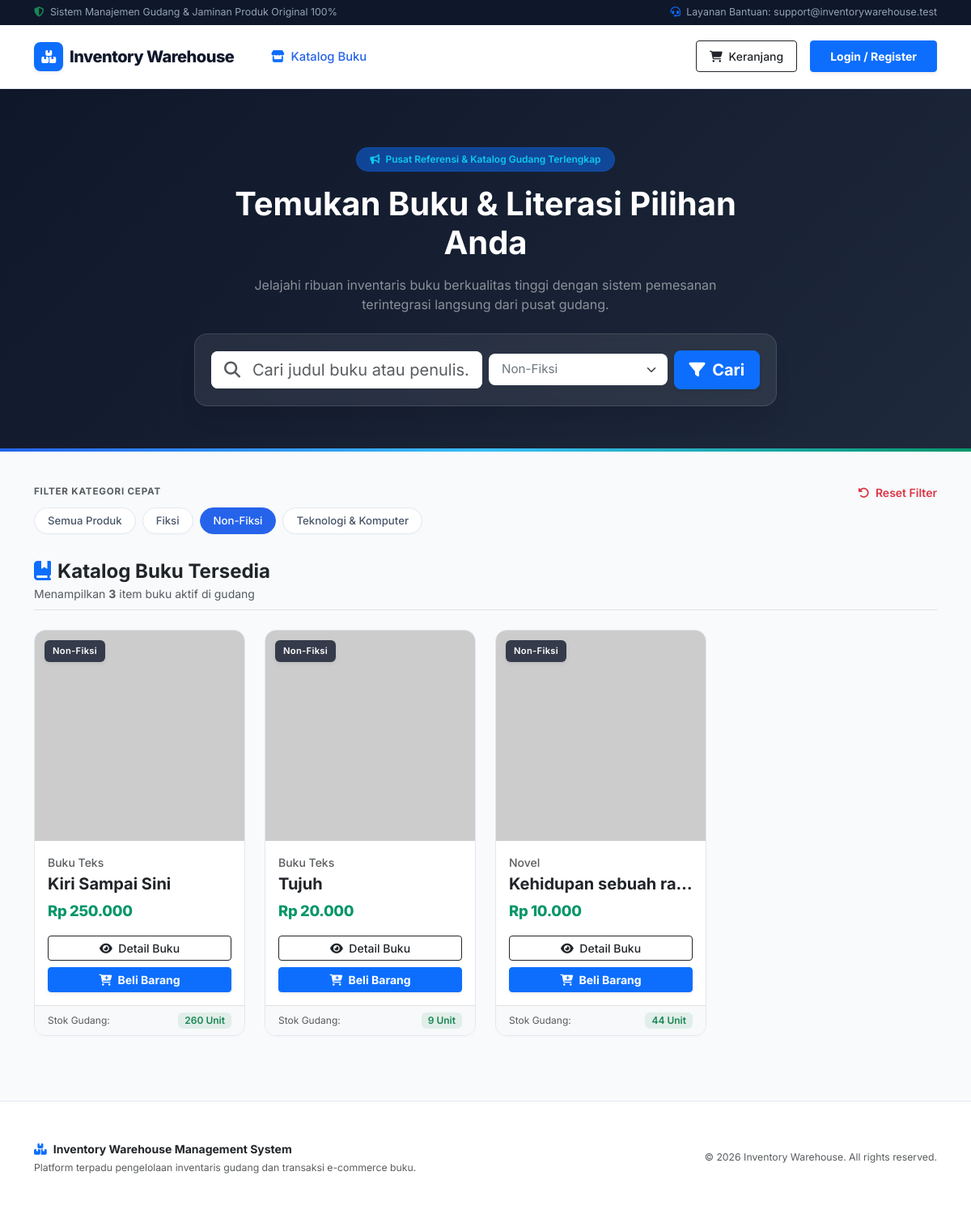
Page /index.php?kategori=2 on the committed database.
### tables this page shows
CREATE TABLE `kategori` (
  `id_kategori` int(11) NOT NULL,
  `nama_kategori` varchar(100) NOT NULL
);

CREATE TABLE `buku` (
  `id_buku` int(11) NOT NULL,
  `isbn` varchar(50) DEFAULT NULL,
  `id_kategori` int(11) NOT NULL,
  `id_jenis` int(11) NOT NULL,
  `id_supplier` int(11) NOT NULL,
  `judul_buku` varchar(200) NOT NULL,
  `harga_beli` decimal(12,2) NOT NULL,
  `harga_jual` decimal(12,2) NOT NULL,
  `stok` int(11) NOT NULL DEFAULT 0,
  `gambar` varchar(255) NOT NULL,
  `deskripsi` text DEFAULT NULL
);

CREATE TABLE `jenis_buku` (
  `id_jenis` int(11) NOT NULL,
  `nama_jenis` varchar(100) NOT NULL
);

### index.php (the view, shortened to what this page needs)
<?php
$search         = isset($_GET['search']) ? mysqli_real_escape_string($conn, $_GET['search']) : '';
$kategori_filter = isset($_GET['kategori']) ? $_GET['kategori'] : '';
$query_sql = "SELECT buku.*, kategori.nama_kategori, jenis_buku.nama_jenis
              FROM buku
              JOIN kategori ON buku.id_kategori = kategori.id_kategori
              JOIN jenis_buku ON buku.id_jenis = jenis_buku.id_jenis WHERE 1=1";
if (!empty($kategori_filter)) {
    $query_sql .= " AND buku.id_kategori = '$kategori_filter'";
}
$query_sql .= " ORDER BY buku.id_buku DESC";
$result_buku   = mysqli_query($conn, $query_sql);
$kategori_res  = mysqli_query($conn, "SELECT * FROM kategori");
$total_produk  = mysqli_num_rows($result_buku);
?>
<!DOCTYPE html>
<html lang="id">
<head>
    <link href="https://cdn.jsdelivr.net/npm/bootstrap@5.3.0/dist/css/bootstrap.min.css" rel="stylesheet">
    <link rel="stylesheet" href="https://cdnjs.cloudflare.com/ajax/libs/font-awesome/6.4.0/css/all.min.css">
</head>
<body>
<div class="top-announcement-bar d-none d-md-block">
    <div class="container d-flex justify-content-between align-items-center">
        <div>
            <i class="fa-solid fa-shield-halved text-success me-1"></i> Sistem Manajemen Gudang & Jaminan Produk Original 100%
        </div>
        <div class="d-flex align-items-center gap-3">
            <span><i class="fa-solid fa-headset me-1 text-primary"></i> Layanan Bantuan: support@inventorywarehouse.test</span>
        </div>
    </div>
</div>
<nav class="navbar navbar-expand-lg navbar-custom sticky-top py-3">
  <div class="container">
    <a class="navbar-brand d-flex align-items-center fs-5" href="index.php">
        <div class="bg-primary text-white rounded-3 p-2 d-flex align-items-center justify-content-center me-2 shadow-sm" style="width: 36px; height: 36px;">
            <i class="fa-solid fa-boxes-stacked fs-6"></i>
        </div>
        <span>Inventory Warehouse</span>
    </a>
    <div class="collapse navbar-collapse" id="navbarNav">
      <ul class="navbar-nav me-auto ms-lg-3">
        <li class="nav-item"><a class="nav-link active" href="index.php"><i class="fa-solid fa-store me-1 text-primary"></i> Katalog Buku</a></li>
      </ul>
      <div class="d-flex align-items-center gap-3 mt-3 mt-lg-0">
        <a href="cart.php" class="btn btn-outline-dark position-relative btn-sm px-3 py-2 fw-medium">
            <i class="fa-solid fa-cart-shopping me-1"></i> Keranjang
        </a>
        <?php if (isset($_SESSION['user'])): ?>
            <div class="dropdown">
                <button class="btn btn-light border dropdown-toggle btn-sm px-3 py-2 fw-semibold d-flex align-items-center" type="button" data-bs-toggle="dropdown">
                    <div class="bg-primary text-white rounded-circle d-flex align-items-center justify-content-center me-2" style="width: 24px; height: 24px; font-size: 0.75rem;">
                        <?= strtoupper(substr($_SESSION['user']['nama'], 0, 1)) ?>
                    </div>
                    <span><?= htmlspecialchars($_SESSION['user']['nama']); ?></span>
                </button>
                <ul class="dropdown-menu dropdown-menu-end shadow-lg border-0 mt-2 p-2 rounded-3">
                    <?php if ($_SESSION['user']['role'] == 'admin'): ?>
                        <li><a class="dropdown-item rounded-2 fw-bold text-primary py-2 mb-1" href="admin/index.php"><i class="fa-solid fa-gauge me-2"></i>Dashboard Admin</a></li>
                        <li><hr class="dropdown-divider my-1"></li>
                    <?php endif; ?>
                    <li><a class="dropdown-item rounded-2 text-danger py-2 fw-medium" href="auth/logout.php"><i class="fa-solid fa-right-from-bracket me-2"></i>Logout</a></li>
                </ul>
            </div>
        <?php else: ?>
            <a href="auth/login.php" class="btn btn-primary btn-sm px-4 py-2 fw-bold shadow-sm">Login / Register</a>
        <?php endif; ?>
      </div>
    </div>
  </div>
</nav>
<div class="hero-section">
    <div class="container px-4">
        <div class="row align-items-center">
            <div class="col-lg-8 mx-auto text-center">
                <span class="badge bg-primary bg-opacity-50 text-info mb-3 px-3 py-2 rounded-pill fw-semibold border border-primary border-opacity-25">
                    <i class="fa-solid fa-bullhorn me-1"></i> Pusat Referensi & Katalog Gudang Terlengkap
                </span>
                <h1 class="fw-bold display-6 mb-3 tracking-tight">Temukan Buku & Literasi Pilihan Anda</h1>
                <p class="text-white-50 mb-4 fs-6 mx-auto" style="max-width: 600px;">
                    Jelajahi ribuan inventaris buku berkualitas tinggi dengan sistem pemesanan terintegrasi langsung dari pusat gudang.
                </p>
                <div class="search-card">
                    <form action="index.php" method="GET" class="row g-2 align-items-center">
                        <div class="col-lg-6 col-md-5">
                            <div class="input-group input-group-lg bg-white rounded-3 overflow-hidden border-0">
                                <span class="input-group-text bg-white border-0 text-muted ps-3"><i class="fa-solid fa-magnifying-glass"></i></span>
                                <input type="text" name="search" class="form-control border-0 shadow-none ps-0" placeholder="Cari judul buku atau penulis..." value="<?= htmlspecialchars($search) ?>">
                            </div>
                        </div>
                        <div class="col-lg-4 col-md-4">
                            <select name="kategori" class="form-select form-select-lg bg-white border-0 shadow-none rounded-3 text-secondary" style="font-size: 0.95rem;">
                                <?php
                                mysqli_data_seek($kategori_res, 0);
                                while ($kat = mysqli_fetch_assoc($kategori_res)):
                                ?>
                                    <option value="<?= $kat['id_kategori'] ?>" <?= $kategori_filter == $kat['id_kategori'] ? 'selected' : '' ?>>
                                        <?= htmlspecialchars($kat['nama_kategori']) ?>
                                    </option>
                                <?php endwhile; ?>
                            </select>
                        </div>
                        <div class="col-lg-2 col-md-3">
                            <button type="submit" class="btn btn-primary btn-lg w-100 fw-bold shadow-sm rounded-3 py-2">
                                <i class="fa-solid fa-filter me-1"></i> Cari
                            </button>
                        </div>
                    </form>
                </div>
            </div>
        </div>
    </div>
</div>
<div class="container mb-5">
    <div class="mb-4">
        <div class="d-flex align-items-center justify-content-between mb-2">
            <span class="text-uppercase text-muted fw-bold" style="font-size: 0.725rem; letter-spacing: 0.8px;">Filter Kategori Cepat</span>
            <?php if(!empty($kategori_filter) || !empty($search)): ?>
                <a href="index.php" class="text-danger text-decoration-none small fw-semibold"><i class="fa-solid fa-rotate-left me-1"></i> Reset Filter</a>
            <?php endif; ?>
        </div>
        <div class="category-chips-container">
            <a href="index.php" class="chip-filter <?= empty($kategori_filter) ? 'active' : '' ?>">Semua Produk</a>
            <?php
            mysqli_data_seek($kategori_res, 0);
            while ($kat_chip = mysqli_fetch_assoc($kategori_res)):
            ?>
                <a href="index.php?kategori=<?= $kat_chip['id_kategori'] ?><?= !empty($search) ? '&search='.urlencode($search) : '' ?>"
                   class="chip-filter <?= $kategori_filter == $kat_chip['id_kategori'] ? 'active' : '' ?>">
                    <?= htmlspecialchars($kat_chip['nama_kategori']) ?>
                </a>
            <?php endwhile; ?>
        </div>
    </div>
    <div class="d-flex justify-content-between align-items-center mb-4 pb-2 border-bottom">
        <div>
            <h4 class="fw-bold text-dark m-0"><i class="fa-solid fa-book-bookmark text-primary me-2"></i>Katalog Buku Tersedia</h4>
            <span class="text-muted small">Menampilkan <strong><?= $total_produk ?></strong> item buku aktif di gudang</span>
        </div>
    </div>
    <div class="row row-cols-1 row-cols-sm-2 row-cols-md-3 row-cols-lg-4 g-4">
        <?php if ($total_produk > 0): ?>
            <?php while ($buku = mysqli_fetch_assoc($result_buku)): ?>
                <?php
                    $nama_gambar = $buku['gambar'] ?? '';
                    if (!empty($nama_gambar) && file_exists("uploads/" . $nama_gambar)) {
                        $src_gambar = "uploads/" . $nama_gambar;
                    } else {
                        $src_gambar = "https://placehold.co/300x400/e2e8f0/1e293b?text=No+Cover";
                    }
                ?>
                <div class="col">
                    <div class="card card-product h-100 d-flex flex-column">
                        <div class="card-img-wrapper">
                            <span class="badge-category-float shadow-sm"><?= htmlspecialchars($buku['nama_kategori']) ?></span>
                            <img src="<?= $src_gambar ?>"
                                 onerror="this.onerror=null; this.src='https://placehold.co/300x400/e2e8f0/1e293b?text=No+Cover';"
                                 class="card-img-top"
                                 alt="<?= htmlspecialchars($buku['judul_buku']) ?>">
                        </div>
                        <div class="card-body d-flex flex-column p-3">
                            <div class="text-muted small fw-medium mb-1 text-truncate"><?= htmlspecialchars($buku['nama_jenis']) ?></div>
                            <h5 class="card-title text-truncate fw-bold text-dark mb-2" title="<?= htmlspecialchars($buku['judul_buku']) ?>">
                                <?= htmlspecialchars($buku['judul_buku']) ?>
                            </h5>
                            <div class="mb-3">
                                <span class="price-tag">Rp <?= number_format($buku['harga_jual'], 0, ',', '.') ?></span>
                            </div>
                            <div class="mt-auto d-grid gap-2">
                                <a href="detail_buku.php?id=<?= $buku['id_buku'] ?>" class="btn btn-outline-dark btn-sm fw-medium py-1.5">
                                    <i class="fa-solid fa-eye me-1"></i> Detail Buku
                                </a>
                                <a href="cart.php?action=add&id=<?= $buku['id_buku'] ?>" class="btn btn-primary btn-sm fw-bold shadow-sm py-1.5">
                                    <i class="fa-solid fa-cart-plus me-1"></i> Beli Barang
                                </a>
                            </div>
                        </div>
                        <div class="card-footer bg-light border-top border-0 py-2 px-3 d-flex justify-content-between align-items-center">
                            <span class="text-muted" style="font-size: 0.75rem;">Stok Gudang:</span>
                            <span class="badge <?= $buku['stok'] > 0 ? 'bg-success bg-opacity-10 text-success' : 'bg-danger bg-opacity-10 text-danger' ?> fw-semibold px-2 py-1">
                                <?= $buku['stok'] > 0 ? $buku['stok'] . ' Unit' : 'Habis' ?>
                            </span>
                        </div>
                    </div>
                </div>
            <?php endwhile; ?>
        <?php endif; ?>
    </div>
</div>
<footer>
    <div class="container text-center">
        <div class="row gy-3 align-items-center">
            <div class="col-md-6 text-md-start">
                <span class="fw-bold text-dark"><i class="fa-solid fa-boxes-stacked text-primary me-2"></i>Inventory Warehouse Management System</span>
                <p class="small text-muted mb-0 mt-1">Platform terpadu pengelolaan inventaris gudang dan transaksi e-commerce buku.</p>
            </div>
            <div class="col-md-6 text-md-end text-muted small">
                <p class="mb-0">&copy; <?= date('Y') ?> Inventory Warehouse. All rights reserved.</p>
            </div>
        </div>
    </div>
</footer>
</body>
</html>

### index.php (style rules this page uses)
:root { --font-family: 'Inter', system-ui, -apple-system, sans-serif; --bg-body: #f8fafc; --primary-dark: #0f172a; --accent-blue: #2563eb; --accent-emerald: #059669; --border-color: #e2e8f0; }
body { font-family: var(--font-family); background-color: var(--bg-body); color: #334155; margin: 0; padding: 0; }
.top-announcement-bar { background-color: var(--primary-dark); color: #94a3b8; font-size: 0.775rem; padding: 6px 0; }
.navbar-custom { background-color: #ffffff; border-bottom: 1px solid var(--border-color); box-shadow: 0 1px 2px 0 rgba(0, 0, 0, 0.03); }
.navbar-brand { color: var(--primary-dark) !important; font-weight: 800; letter-spacing: -0.5px; }
.navbar-nav .nav-link { color: #475569 !important; font-weight: 500; font-size: 0.925rem; padding: 0.5rem 0.85rem !important; transition: color 0.15s ease-in-out; }
.navbar-nav .nav-link:hover, .navbar-nav .nav-link.active { color: var(--accent-blue) !important; }
.hero-section { background: linear-gradient(135deg, #0f172a 0%, #1e293b 100%); color: #ffffff; padding: 4.5rem 0 3.5rem 0; margin-bottom: 2.5rem; position: relative; overflow: hidden; }
.hero-section::after { content: ''; position: absolute; bottom: 0; left: 0; right: 0; height: 4px; background: linear-gradient(90deg, #2563eb, #38bdf8, #059669); }
.search-card { background: rgba(255, 255, 255, 0.08); backdrop-filter: blur(10px); border: 1px solid rgba(255, 255, 255, 0.12); border-radius: 16px; padding: 1.25rem; box-shadow: 0 20px 25px -5px rgba(0, 0, 0, 0.1); }
.category-chips-container { display: flex; gap: 8px; overflow-x: auto; padding-bottom: 8px; scrollbar-width: thin; }
.chip-filter { background-color: #ffffff; border: 1px solid var(--border-color); color: #475569; font-size: 0.825rem; font-weight: 500; padding: 6px 16px; border-radius: 50rem; text-decoration: none; white-space: nowrap; transition: all 0.2s; box-shadow: 0 1px 2px rgba(0,0,0,0.02); }
.chip-filter:hover, .chip-filter.active { background-color: var(--accent-blue); border-color: var(--accent-blue); color: #ffffff; }
.card-product { border: 1px solid var(--border-color); border-radius: 14px; background-color: #ffffff; transition: all 0.25s ease; box-shadow: 0 4px 6px -1px rgba(0, 0, 0, 0.01), 0 2px 4px -1px rgba(0, 0, 0, 0.01); overflow: hidden; }
.card-img-wrapper { position: relative; background-color: #f1f5f9; height: 260px; overflow: hidden; }
.card-img-top { width: 100%; height: 100%; object-fit: cover; transition: transform 0.4s cubic-bezier(0.16, 1, 0.3, 1); }
.badge-category-float { position: absolute; top: 12px; left: 12px; background: rgba(15, 23, 42, 0.8); backdrop-filter: blur(6px); color: #ffffff; font-size: 0.7rem; font-weight: 600; padding: 5px 10px; border-radius: 6px; letter-spacing: 0.3px; }
.price-tag { color: var(--accent-emerald); font-weight: 800; font-size: 1.15rem; letter-spacing: -0.3px; }
footer { background-color: #ffffff; border-top: 1px solid var(--border-color); color: #64748b; padding: 3rem 0; margin-top: 5rem; font-size: 0.875rem; }

### rows in the picture
kategori: nama_kategori "Fiksi"
kategori: nama_kategori "Non-Fiksi"
kategori: nama_kategori "Teknologi & Komputer"
buku: id_kategori.nama_kategori "Non-Fiksi", id_jenis.nama_jenis "Buku Teks", judul_buku "Kiri Sampai Sini", harga_jual "250.000", stok "260"
buku: id_kategori.nama_kategori "Non-Fiksi", id_jenis.nama_jenis "Buku Teks", judul_buku "Tujuh", harga_jual "20.000", stok "9"
buku: id_kategori.nama_kategori "Non-Fiksi", id_jenis.nama_jenis "Novel", judul_buku "Kehidupan sebuah ra…", harga_jual "10.000", stok "44"

### other values in the picture
$total_produk "3"
form field kategori "Non-Fiksi"
